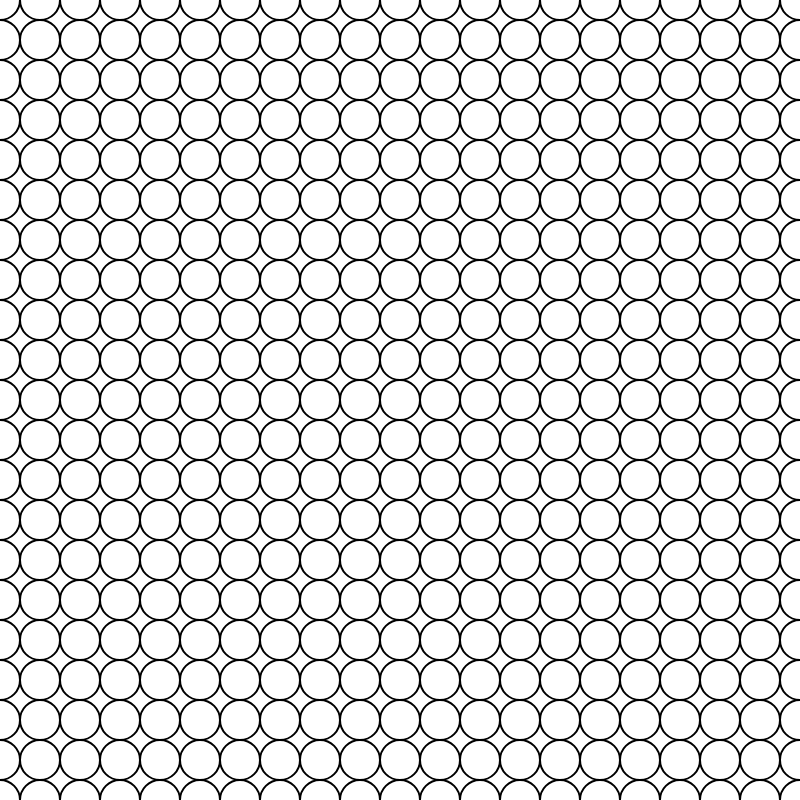
Frame 1 (no input)
Frame 60 (no input): identical to frame 1, image omitted
Frame 120 (the mouse pressed at the canvas centre since frame 60): identical to frame 1, image omitted

The p5.js sketch that drew this single still picture (run headless with seeded random() and noise() and a simulated clock; from frame 60 on, the mouse is pressed at the canvas centre):

// p5.js sketch
// ── sketch.js
/*
note: 
use for loop to make repetation

*/

function setup() {
  createCanvas(800, 800);
  strokeWeight(2);
}

function draw() {
  background(255);  
  for (var y = 0; y <= height; y += 40){
    for (var x = 0; x <= width; x += 40){
      fill(255, 140);
      ellipse(x, y, 40, 40);
    }
  }
}
